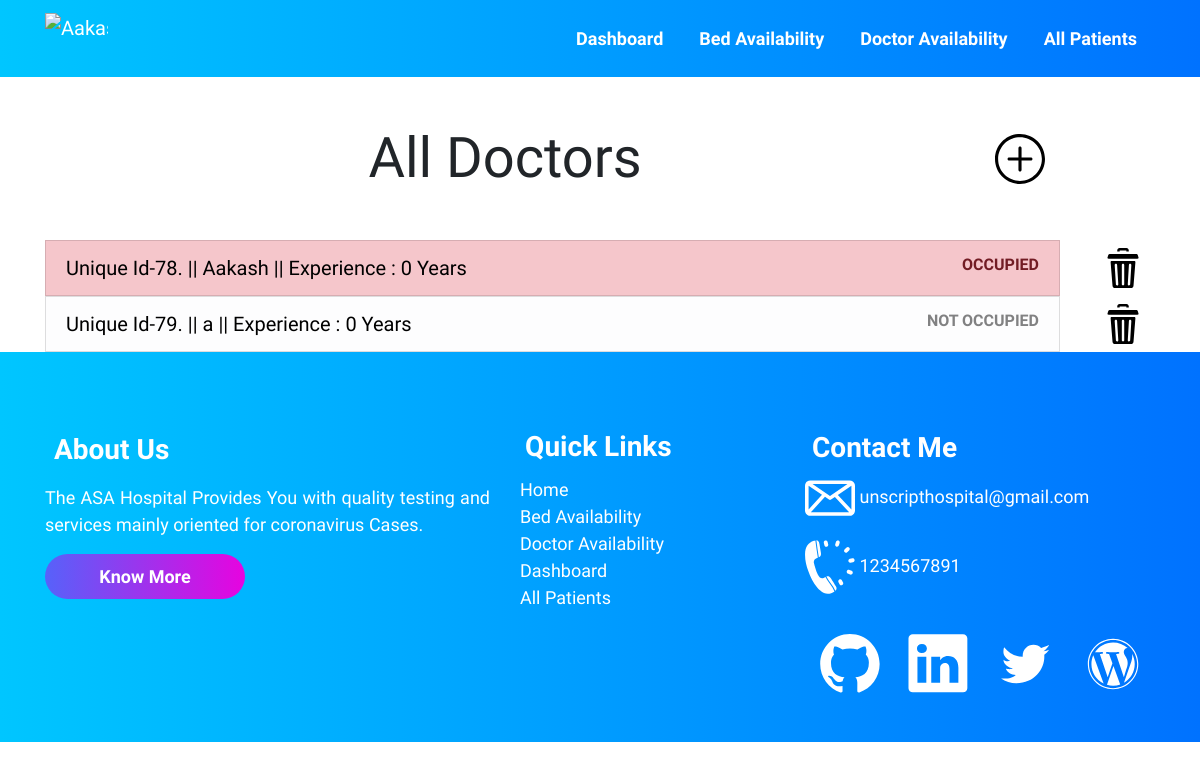
The app's page /doctoravailability/ with its own data.
### accounts/models.py (models this page shows, shortened)
class Doctor (models.Model):
    doctor_id = models.AutoField(primary_key=True)
    name = models.CharField(max_length=500, default="")
    phone = models.CharField(default="", max_length=500)
    experience_in_years = models.IntegerField(default=0)
    occupied = models.BooleanField(default=False)

### accounts/views.py (the view)
# urls.py: path("doctoravailability/", views.doctoravailability,
def doctoravailability(request):
    all_doctor_objects = Doctor.objects.all()
    context = {
        'all_doctors': all_doctor_objects
    }
    return render(request, 'doctoravailability.html', context)

### templates/doctoravailability.html (shortened to what this page needs)
{% extends 'innerbase.html' %}
{% load static %}
{% block cssLinks %}
<link rel="stylesheet" href="{% static 'css/doctoravailability.css' %}">
{% endblock %}
{% block body %}
<div class="container">
    <div class="row">
        <div class="col-md-10">
            <h1 class="text-center my-5 header display-4">All Doctors</h1>
        </div>
        <div class="col-md-2 d-flex align-items-center text-center">
            <a href="/adddoctor">
                <img src="{% static '/icons/plus.svg' %}" width="50px" class="hover-item">
            </a>
        </div>
    </div>
    <ul class="list-group">
        {% for doctor in all_doctors %}
        <div class="row">
            <div class="col-md-11">
                <a href="/doctors/{{doctor.doctor_id}}" style="text-decoration: none;">
                    <li class="list-group-item list-group-item-action
                    {% if doctor.occupied %} list-group-item-danger {% else %} list-group-item-light {% endif %}
                    ">
                        <div class="row">
                            <div class="col-md-9 header-of-list">
                                Unique Id-{{doctor.pk}}. || {{doctor.name}} || Experience :
                                {{doctor.experience_in_years}} Years
                            </div>
                            <div class="col-md-3 text-right">
                                <b>
                                    {% if doctor.occupied %} OCCUPIED {% else %} NOT OCCUPIED {% endif %}
                                </b>
                            </div>
                        </div>
                    </li>
                </a>
            </div>
            <div class="col-md-1 text-center align-self-center">
                <img src="{% static '/icons/delete.svg' %}" class="hover-item" width="40px" alt="Delete"
                    data-bs-toggle="modal" data-bs-target="#exampleModal">
            </div>
        </div>
        {% empty %}
        <li class="list-group-item list-group-item-action">NO DOCTORS IN THE DATABASE</li>
        {% endfor %}
    </ul>
</div>
{% endblock %}

### static/css/base.css (style rules this page uses)
* { margin: 0; padding: 0; font-family: "Raleway", sans-serif; scroll-behavior: smooth; }

### static/css/doctoravailability.css (style rules this page uses)
* { margin: 0; padding: 0; }
.header-of-list { color: black; font-weight: 400; font-size: 20px; }
.hover-item { transition-duration: 0.3s ease-in; }

### records on screen
Doctor: pk "78", name "Aakash", experience_in_years "0", occupied "OCCUPIED"
Doctor: pk "79", name "a", experience_in_years "0", occupied "NOT OCCUPIED"
